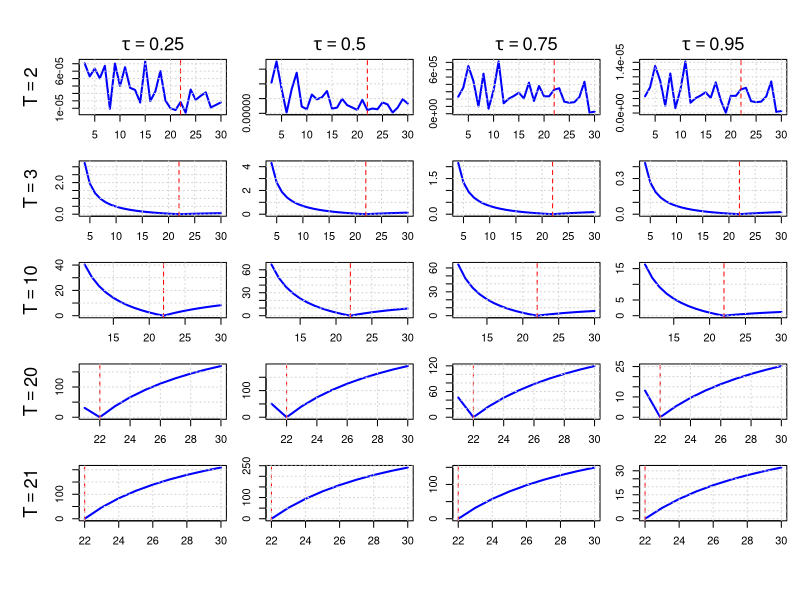

The R source for this figure:
# ---------------------------------------------------------------------------
# Quantile-Based Peak Estimation with Laplace Noise
# ---------------------------------------------------------------------------
# Author: Said Maanan
# Date: 2025-06-14
# ---------------------------------------------------------------------------
# ---------------------------------------------------------------------------
# Laplace Noise Generator
# ---------------------------------------------------------------------------
rlaplace <- function(n, location = 0, scale = 1) {
  u <- runif(n, -0.5, 0.5)
  location - scale * sign(u) * log(1 - 2 * abs(u))
}

# ---------------------------------------------------------------------------
# Quantile Loss Function
# ---------------------------------------------------------------------------
quantile_loss <- function(u, tau) {
  u * ( tau - (u < 0) )
}

# ---------------------------------------------------------------------------
# Weighted Quantile (Generalized Algorithm, tau in (0,1))
# ---------------------------------------------------------------------------
med_weighted_tau <- function(I, l, s, tau) {
  T <- length(I)
  
  # Transform signals and weights first
  x <- I * exp(((1:T) - l)^2 / s^2)
  w <- exp(-((1:T) - l)^2 / s^2)
  
  o <- order(x)
  x_sorted <- x[o]
  w_sorted <- w[o]
  
  cum_w <- cumsum(w_sorted)
  cutoff <- tau * sum(w_sorted)
  
  k <- min(which(cum_w >= cutoff))
  
  return(x_sorted[k]) 
}

# ---------------------------------------------------------------------------
# Quantile-Based Amplitude Estimation
# ---------------------------------------------------------------------------
compute_a <- function(I, l, s, tau) {
  med_weighted_tau(I, l, s, tau)
}

# ---------------------------------------------------------------------------
# Quantile Loss objective
# ---------------------------------------------------------------------------
objective_function <- function(I, a, l, s, tau) {
  t <- seq_along(I)
  fitted <- a * exp(-((t - l)^2) / s^2)
  u <- I - fitted
  mean(quantile_loss(u, tau))
}

# ---------------------------------------------------------------------------
# Optimize s for a given l
# ---------------------------------------------------------------------------
search_best_s <- function(I, l, tau) {
  f_obj <- function(s) {
    a_hat <- compute_a(I, l, s, tau)
    objective_function(I, a_hat, l, s, tau)
  }
  optimize(f_obj, interval = c(1, 20), tol = 1e-4)$minimum
}

# ---------------------------------------------------------------------------
# Main simulation function
# ---------------------------------------------------------------------------
simulate_quantile_objective <- function(T, A, L, S, h, tau, snr = Inf, seed = NULL, l_range = NULL, force_l_gt_T = FALSE) {
  t <- 1:T
  signal <- A * exp(-((t - L)^2) / S^2)
  
  if (!is.null(seed)) set.seed(seed)
  
  if (is.finite(snr)) {
    b <- A / (sqrt(2) * snr)
    noise <- rlaplace(T, scale = b)
    I <- signal + noise
  } else {
    I <- signal
  }
  
  if (is.null(l_range)) {
    l_grid <- if (force_l_gt_T) seq(T + 1, h) else if (is.finite(snr)) seq(L - 4, L + 3) else seq(1, h)
  } else {
    l_grid <- l_range
  }
  
  losses <- sapply(l_grid, function(l) {
    s_hat <- search_best_s(I, l, tau)
    a_hat <- compute_a(I, l, s_hat, tau)
    objective_function(I, a_hat, l, s_hat, tau)
  })
  
  data.frame(l = l_grid, loss = losses, T = T)
}

# ---------------------------------------------------------------------------
# Run simulation for all tau values and combine plots into a single figure
# ---------------------------------------------------------------------------
A_true <- 15000
L_true <- 22
S_true <- 10
h <- 30
Ts_free <- c(2, 3, 10, 20, 21)
tau_values <- c(0.25, 0.5, 0.75, 0.95)

# Simulate objective losses
results_all <- do.call(rbind, lapply(tau_values, function(tau_val) {
  do.call(rbind, lapply(Ts_free, function(T) {
    df <- simulate_quantile_objective(
      T, A = A_true, L = L_true, S = S_true, h = h,
      tau = tau_val, snr = Inf, force_l_gt_T = TRUE
    )
    df$tau <- tau_val
    df
  }))
}))

plot_all_quantile_objectives <- function(results_all, A_true, L_true) {
  Ts <- sort(unique(results_all$T))
  taus <- sort(unique(results_all$tau))
  nrow <- length(Ts)
  ncol <- length(taus)
  
  pdf(file = "plot_quantile_all.pdf", width = 2.5 * ncol, height = 2.5 * nrow)
  old_par <- par(mfrow = c(nrow, ncol), mar = c(2, 2, 1.5, 1), oma = c(4, 4, 3, 0))
  on.exit({ par(old_par); dev.off() })
  
  for (i in seq_along(Ts)) {
    for (j in seq_along(taus)) {
      T_val <- Ts[i]
      tau_val <- taus[j]
      subset_data <- subset(results_all, T == T_val & tau == tau_val)
      
      plot(subset_data$l, subset_data$loss, type = "l", lwd = 2, col = "blue",
           xlab = "", ylab = "", main = "")  # <- only these are blank, ticks still show
      
      abline(v = L_true, col = "red", lty = 2)
      grid()
      
      # Add T label on the left (row titles)
      if (j == 1) mtext(bquote(T == .(T_val)), side = 2, line = 3, cex = 1.1)
      # Add tau label on top (column titles)
      if (i == 1) mtext(bquote(tau == .(tau_val)), side = 3, line = 0.5, cex = 1.1)
    }
  }
  
  # Common axis labels and main title
  # mtext("Candidate Peak Location l", side = 1, outer = TRUE, line = 2.5, cex = 1.2)
  # mtext(expression("Objective Function " * f[tau]), side = 2, outer = TRUE, line = 2.5, cex = 1.2)
  # mtext("Quantile-Based Peak Estimation — Laplace Noise", side = 3, outer = TRUE, line = 1.5, cex = 1.4)
}

# Run the new plotting function
plot_all_quantile_objectives(results_all, A_true, L_true)
cat("Saved: plot_quantile_all.pdf\n")


# --- Identify tau with lowest objective value at each T ---
# library(dplyr)

# For each T, find the minimal loss and corresponding tau
# summary_by_tau <- results_all %>%
#   group_by(T, tau) %>%
#   summarise(min_loss = min(loss), .groups = "drop") %>%
#   group_by(T) %>%
#   slice_min(min_loss, with_ties = FALSE) %>%
#   arrange(T)
# 
# print(summary_by_tau)
